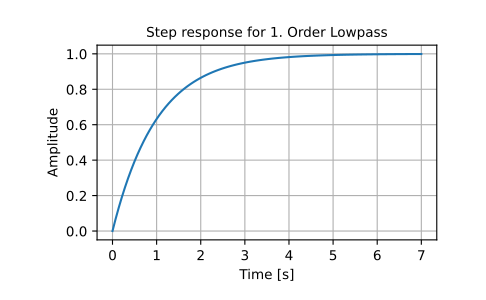

This figure's Python source:
from scipy import signal
import matplotlib.pyplot as plt
lti = signal.lti([1.0], [1.0, 1.0])
t, y = signal.step2(lti)
plt.plot(t, y)
plt.xlabel('Time [s]')
plt.ylabel('Amplitude')
plt.title('Step response for 1. Order Lowpass')
plt.grid()
